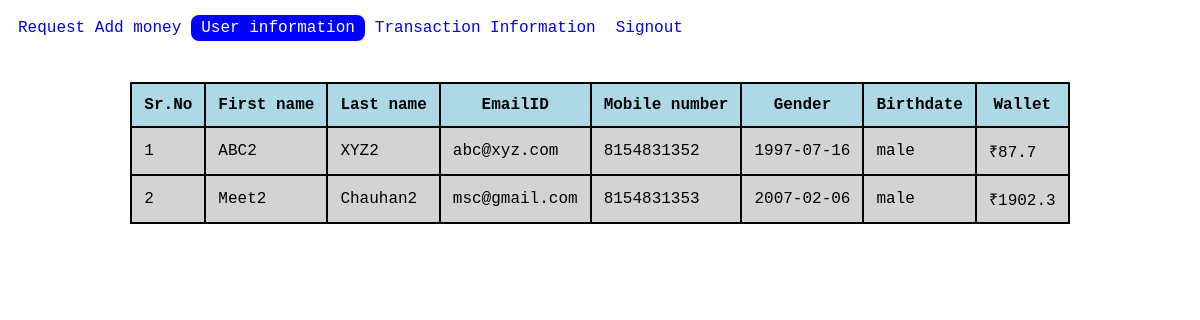
Page /usersinfo.php on the committed database.
### tables this page shows
CREATE TABLE `users` (
  `Email` varchar(255) NOT NULL,
  `FirstName` varchar(255) NOT NULL,
  `LastName` varchar(255) NOT NULL,
  `MobileNumber` varchar(255) NOT NULL,
  `DOB` date NOT NULL,
  `Gender` varchar(255) NOT NULL,
  `Wallet` varchar(255) NOT NULL,
  `OTP` int(11) NOT NULL
);

### usersinfo.php (the view, shortened to what this page needs)
<!DOCTYPE html>
<html>
<head>
	<link rel="stylesheet" type="text/css" href="h_bar.css">
</head>
<body>
	<div class="topnav">
		<a href="request_addmoney.php">Request Add money</a>
		<a href="usersinfo.php" class="active">User information</a>
		<a href="transactioninfo.php">Transaction Information</a>
		<a href="signout.php">Signout</a>
	</div>
<?php
	include_once("dbcon.php");
	$qry = "SELECT * FROM users WHERE 1";
	$result = mysqli_query($con,$qry);
		echo '<br><br>';
	if(mysqli_num_rows($result) == 0){
		echo "<center>No Users in database</center>";
	}
	else{
		echo '<center>';
		echo '<table cellpadding="12">';
		echo '<tr>';
			echo '<th>Sr.No</th>';
			echo '<th>First name</th>';
			echo '<th>Last name</th>';
			echo '<th>EmailID</th>';
			echo '<th>Mobile number</th>';
			echo '<th>Gender</th>';
			echo '<th>Birthdate</th>';
			echo '<th>Wallet</th>';
		echo '</tr>';
		$i = 0;
		while($row = mysqli_fetch_assoc($result)){
			$i++;
			echo '<tr>';
				echo '<td>' . $i .'</td>';
				echo '<td>' .$row["FirstName"] .'</td>';
				echo '<td>' .$row["LastName"]. '</td>';
				echo '<td>' .$row["Email"]. '</td>';
				echo '<td>' .$row["MobileNumber"] .'</td>';
				echo '<td>' .$row["DOB"] .'</td>';
				echo '<td>' .$row["Gender"] .'</td>';
				echo '<td>₹' .$row["Wallet"] .'</td>';
			echo '</tr>';
		}
	echo '</table>';
	echo '</center>';
	}
?>
</body>
</html>

### h_bar.css (style rules this page uses)
.topnav { overflow: hidden; background-color: #fff; padding:0px; color:black; margin-bottom: 5px; margin-top:15px; font-family: monospace; }
.topnav a { float: left; display: block; text-align: center; text-decoration: none; font-size: 16px; padding:4px 10px; border-radius: 8px; }
.active { background-color: #0000ff; color:#ffffff; }

### usersinfo.php (style rules this page uses)
body { font-family: monospace; font-size: 16px; }
table { border-color: black; border-width: 2px; border-style: solid; border-collapse: collapse; }
th { border-color: black; border-width: 2px; border-style: solid; background-color: lightblue; }
td { border-color: black; border-width: 2px; border-style: solid; background-color: lightgrey; }

### rows in the picture
users: FirstName "ABC2", LastName "XYZ2", Email "abc@xyz.com", MobileNumber "8154831352", DOB "1997-07-16", Gender "male", Wallet "87.7"
users: FirstName "Meet2", LastName "Chauhan2", Email "msc@gmail.com", MobileNumber "8154831353", DOB "2007-02-06", Gender "male", Wallet "1902.3"
